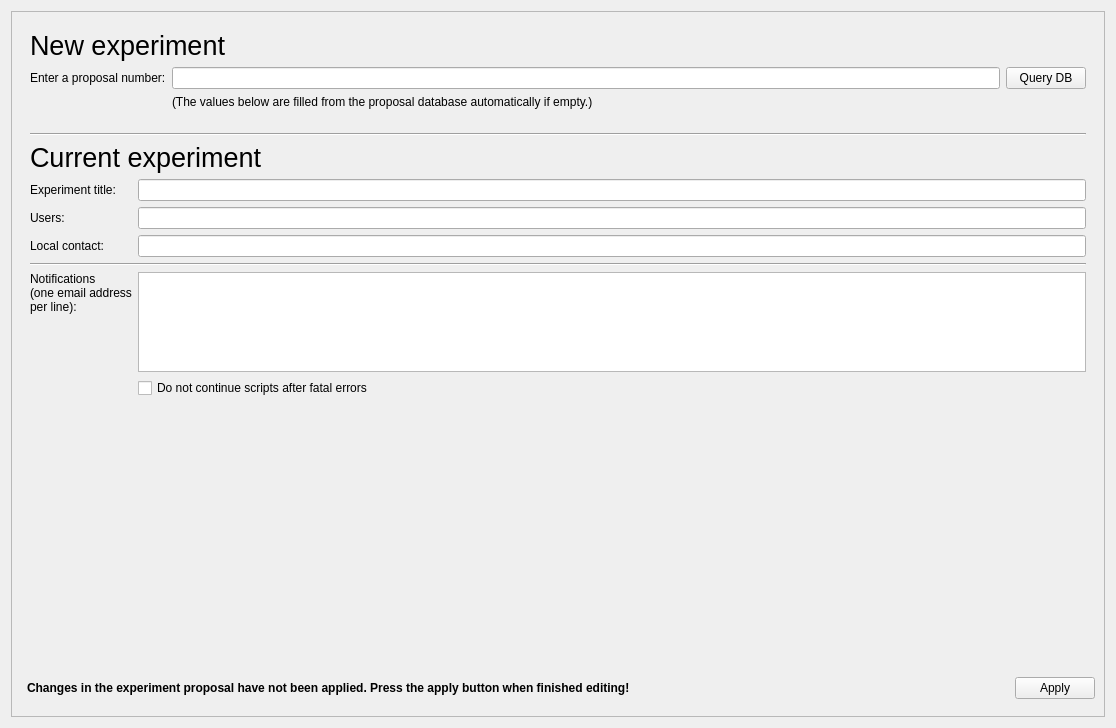
<?xml version="1.0" encoding="UTF-8"?>
<ui version="4.0">
 <class>Form</class>
 <widget class="QWidget" name="Form">
  <property name="geometry">
   <rect>
    <x>0</x>
    <y>0</y>
    <width>1116</width>
    <height>728</height>
   </rect>
  </property>
  <property name="windowTitle">
   <string>Form</string>
  </property>
  <layout class="QVBoxLayout" name="verticalLayout">
   <item>
    <widget class="QFrame" name="frame">
     <property name="frameShape">
      <enum>QFrame::StyledPanel</enum>
     </property>
     <property name="frameShadow">
      <enum>QFrame::Raised</enum>
     </property>
     <layout class="QFormLayout" name="formLayout">
      <item row="0" column="0" colspan="2">
       <widget class="QWidget" name="newBox" native="true">
        <layout class="QGridLayout" name="gridLayout_3">
         <item row="0" column="0" colspan="2">
          <widget class="QLabel" name="label_5">
           <property name="font">
            <font>
             <pointsize>20</pointsize>
             <weight>50</weight>
             <italic>false</italic>
             <bold>false</bold>
            </font>
           </property>
           <property name="styleSheet">
            <string notr="true">font: 20pt;</string>
           </property>
           <property name="text">
            <string>New experiment</string>
           </property>
          </widget>
         </item>
         <item row="1" column="0">
          <widget class="QLabel" name="propLabel">
           <property name="text">
            <string>Enter a proposal number:</string>
           </property>
          </widget>
         </item>
         <item row="1" column="1">
          <widget class="QLineEdit" name="proposalNum"/>
         </item>
         <item row="1" column="2">
          <widget class="QPushButton" name="queryDBButton">
           <property name="toolTip">
            <string>&lt;html&gt;&lt;head/&gt;&lt;body&gt;&lt;p&gt;Query the Proposal Database for Information about this proposal number.&lt;/p&gt;&lt;/body&gt;&lt;/html&gt;</string>
           </property>
           <property name="text">
            <string>Query DB</string>
           </property>
          </widget>
         </item>
         <item row="2" column="1" colspan="2">
          <widget class="QLabel" name="propdbInfo">
           <property name="text">
            <string>(The values below are filled from the proposal database automatically if empty.)</string>
           </property>
          </widget>
         </item>
        </layout>
       </widget>
      </item>
      <item row="1" column="0" colspan="2">
       <widget class="QWidget" name="dataBox" native="true">
        <layout class="QVBoxLayout" name="verticalLayout_2">
         <item>
          <layout class="QGridLayout" name="gridLayout">
           <item row="4" column="1">
            <widget class="QLineEdit" name="localContact"/>
           </item>
           <item row="7" column="1">
            <widget class="QCheckBox" name="errorAbortBox">
             <property name="text">
              <string>Do not continue scripts after fatal errors</string>
             </property>
            </widget>
           </item>
           <item row="6" column="0">
            <widget class="QLabel" name="label_10">
             <property name="sizePolicy">
              <sizepolicy hsizetype="Preferred" vsizetype="Minimum">
               <horstretch>0</horstretch>
               <verstretch>0</verstretch>
              </sizepolicy>
             </property>
             <property name="text">
              <string>Notifications&lt;br/&gt;(one email address &lt;br/&gt;per line):</string>
             </property>
             <property name="alignment">
              <set>Qt::AlignLeading|Qt::AlignLeft|Qt::AlignTop</set>
             </property>
             <property name="wordWrap">
              <bool>true</bool>
             </property>
            </widget>
           </item>
           <item row="2" column="0">
            <widget class="QLabel" name="label_6">
             <property name="text">
              <string>Experiment title:</string>
             </property>
            </widget>
           </item>
           <item row="2" column="1">
            <widget class="QLineEdit" name="expTitle"/>
           </item>
           <item row="0" column="0" colspan="2">
            <widget class="Line" name="line">
             <property name="orientation">
              <enum>Qt::Horizontal</enum>
             </property>
            </widget>
           </item>
           <item row="3" column="0">
            <widget class="QLabel" name="label_7">
             <property name="text">
              <string>Users:</string>
             </property>
            </widget>
           </item>
           <item row="5" column="0" colspan="2">
            <widget class="Line" name="line_3">
             <property name="orientation">
              <enum>Qt::Horizontal</enum>
             </property>
            </widget>
           </item>
           <item row="6" column="1">
            <widget class="QPlainTextEdit" name="notifEmails">
             <property name="sizePolicy">
              <sizepolicy hsizetype="Expanding" vsizetype="Minimum">
               <horstretch>0</horstretch>
               <verstretch>0</verstretch>
              </sizepolicy>
             </property>
             <property name="minimumSize">
              <size>
               <width>0</width>
               <height>100</height>
              </size>
             </property>
             <property name="maximumSize">
              <size>
               <width>16777215</width>
               <height>100</height>
              </size>
             </property>
            </widget>
           </item>
           <item row="1" column="0" colspan="2">
            <widget class="QLabel" name="label_9">
             <property name="font">
              <font>
               <pointsize>20</pointsize>
               <weight>50</weight>
               <italic>false</italic>
               <bold>false</bold>
              </font>
             </property>
             <property name="styleSheet">
              <string notr="true">font: 20pt;</string>
             </property>
             <property name="text">
              <string>Current experiment</string>
             </property>
            </widget>
           </item>
           <item row="4" column="0">
            <widget class="QLabel" name="label_8">
             <property name="text">
              <string>Local contact:</string>
             </property>
            </widget>
           </item>
           <item row="3" column="1">
            <widget class="QLineEdit" name="users"/>
           </item>
          </layout>
         </item>
        </layout>
       </widget>
      </item>
      <item row="2" column="0">
       <spacer name="verticalSpacer">
        <property name="orientation">
         <enum>Qt::Vertical</enum>
        </property>
        <property name="sizeHint" stdset="0">
         <size>
          <width>0</width>
          <height>20</height>
         </size>
        </property>
       </spacer>
      </item>
      <item row="3" column="1">
       <layout class="QHBoxLayout" name="horizontalLayout_7">
        <property name="bottomMargin">
         <number>8</number>
        </property>
        <item>
         <widget class="QLabel" name="applyWarningLabel">
          <property name="sizePolicy">
           <sizepolicy hsizetype="MinimumExpanding" vsizetype="Preferred">
            <horstretch>0</horstretch>
            <verstretch>0</verstretch>
           </sizepolicy>
          </property>
          <property name="font">
           <font>
            <weight>75</weight>
            <bold>true</bold>
           </font>
          </property>
          <property name="layoutDirection">
           <enum>Qt::LeftToRight</enum>
          </property>
          <property name="text">
           <string>Changes in the experiment proposal have not been applied. Press the apply button when finished editing!</string>
          </property>
          <property name="alignment">
           <set>Qt::AlignLeading|Qt::AlignLeft|Qt::AlignVCenter</set>
          </property>
          <property name="textInteractionFlags">
           <set>Qt::NoTextInteraction</set>
          </property>
         </widget>
        </item>
        <item>
         <widget class="QDialogButtonBox" name="buttonBox">
          <property name="layoutDirection">
           <enum>Qt::LeftToRight</enum>
          </property>
          <property name="standardButtons">
           <set>QDialogButtonBox::Apply</set>
          </property>
         </widget>
        </item>
       </layout>
      </item>
     </layout>
    </widget>
   </item>
  </layout>
 </widget>
 <resources/>
 <connections/>
</ui>
